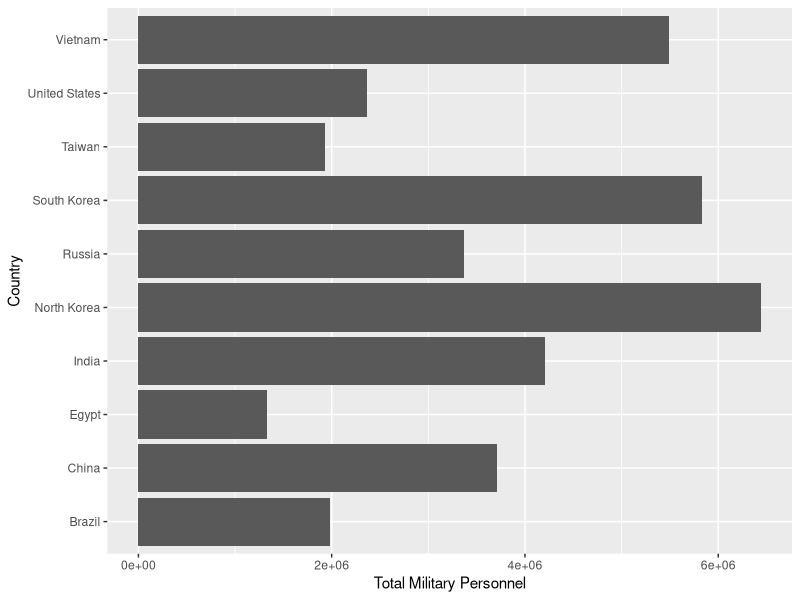

This chart was generated by the following R code:
## ---- chunk 1
knitr::opts_chunk$set(echo = TRUE)
library(tidyverse)
mimo <- read_csv("GlobalFirePower.csv")


## ---- chunk 2


head(mimo[order(mimo$`Total Military Personnel`, decreasing=TRUE), ], 10) %>%
  select(Country,
         `Total Military Personnel`) %>% ggplot(aes(Country,`Total Military Personnel`)) + geom_col() + coord_flip()
